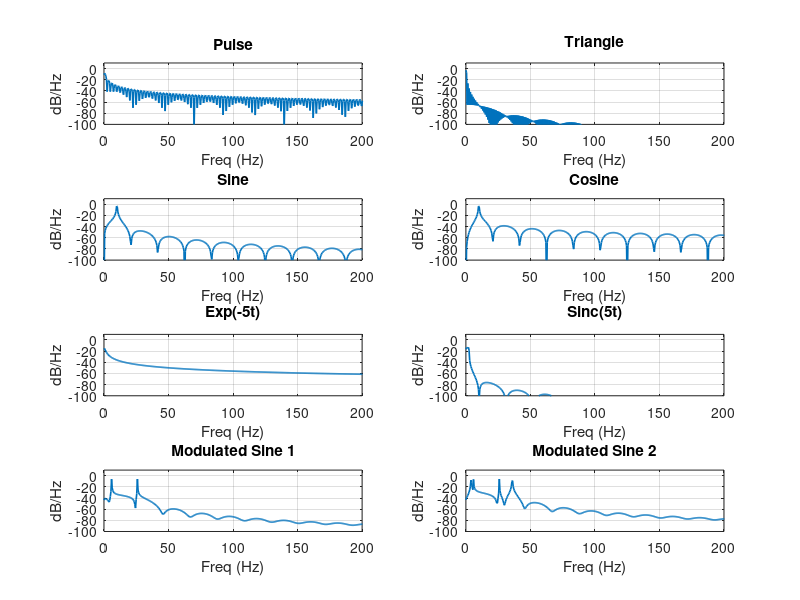

Source code (MATLAB):
clear; clc; close all;

%% 1. Setup Parameters
Fs = 1000;              % Sampling frequency (Hz)
T = 2;                  % Duration (seconds)
t = 0:1/Fs:T-1/Fs;      % Time vector
L = length(t);          % Length of signal
nfft = 2^nextpow2(L);   % Next power of 2 for efficient FFT
f = Fs*(0:(nfft/2))/nfft; % Frequency vector

% Initialize figure
figure('Name', 'Power Spectral Density of Signals', 'NumberTitle', 'off');

%% 2. Define Signals
signals = cell(8,1);
names = {'Pulse', 'Triangle', 'Sine', 'Cosine', 'Exp(-5t)', 'Sinc(5t)', ...
         'Modulated Sine 1', 'Modulated Sine 2'};

signals{1} = abs(t-1) <= 0.2;                               % Pulse (centered at 1s)
signals{2} = (1 - abs(t-1)) .* (abs(t-1) <= 1);             % Triangle
signals{3} = sin(2*pi*10*t);                                % Sine (10 Hz)
signals{4} = cos(2*pi*10*t);                                % Cosine (10 Hz)
signals{5} = exp(-5 * t);                                   % Decaying Exponential
signals{6} = sinc(5*(t-1));                                 % Sinc
signals{7} = sin(2*pi*10*t) .* sin(100*t);                  % Modulated 1
signals{8} = (sin(2*pi*10*t) + sin(2*pi*20*t)) .* sin(100*t);% Modulated 2

%% 3. Calculate PSD and Plot
for i = 1:8
    % Compute FFT
    X = fft(signals{i}, nfft);
    
    % Calculate PSD: |X(f)|^2 / (Fs * L)
    % This normalizes the power relative to the sampling frequency and length
    psd_val = (1/(Fs*L)) * abs(X(1:nfft/2+1)).^2;
    psd_val(2:end-1) = 2*psd_val(2:end-1); % Conserve energy for single-sided spectrum
    
    % Plotting in Decibels (dB/Hz) for better visibility of dynamic range
    subplot(4, 2, i);
    plot(f, 10*log10(psd_val + eps), 'LineWidth', 1.2); % added eps to avoid log(0)
    title(names{i});
    xlabel('Freq (Hz)'); ylabel('dB/Hz');
    grid on;
    axis([0 200 -100 10]); % Focus on lower frequencies where the action is
end